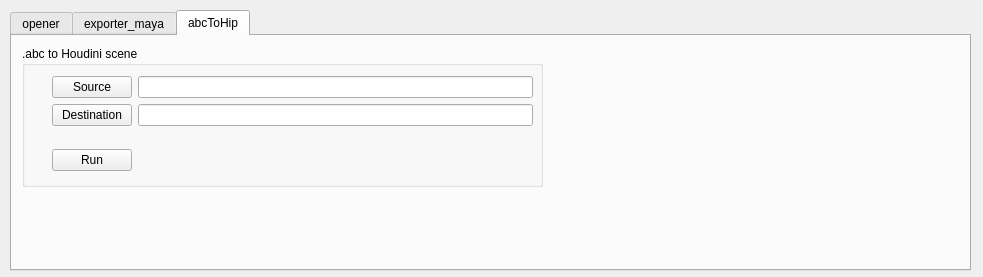
<?xml version="1.0" encoding="UTF-8"?>
<ui version="4.0">
 <class>Dialog</class>
 <widget class="QDialog" name="Dialog">
  <property name="enabled">
   <bool>true</bool>
  </property>
  <property name="geometry">
   <rect>
    <x>0</x>
    <y>0</y>
    <width>983</width>
    <height>277</height>
   </rect>
  </property>
  <property name="windowTitle">
   <string>Dialog</string>
  </property>
  <widget class="QWidget" name="horizontalLayoutWidget_4">
   <property name="geometry">
    <rect>
     <x>10</x>
     <y>10</y>
     <width>961</width>
     <height>261</height>
    </rect>
   </property>
   <layout class="QHBoxLayout" name="horizontalLayout">
    <item>
     <widget class="QTabWidget" name="tabWidget">
      <property name="currentIndex">
       <number>2</number>
      </property>
      <widget class="QWidget" name="tab">
       <attribute name="title">
        <string>opener</string>
       </attribute>
       <widget class="QGroupBox" name="groupBox">
        <property name="geometry">
         <rect>
          <x>10</x>
          <y>10</y>
          <width>391</width>
          <height>171</height>
         </rect>
        </property>
        <property name="title">
         <string>Opener</string>
        </property>
        <widget class="QWidget" name="">
         <property name="geometry">
          <rect>
           <x>20</x>
           <y>40</y>
           <width>341</width>
           <height>101</height>
          </rect>
         </property>
         <layout class="QGridLayout" name="gridLayout_2">
          <item row="2" column="0">
           <widget class="QPushButton" name="btn_openFile">
            <property name="text">
             <string>Open</string>
            </property>
           </widget>
          </item>
          <item row="1" column="0">
           <widget class="QPushButton" name="btn_saveFile">
            <property name="text">
             <string>Save</string>
            </property>
           </widget>
          </item>
         </layout>
        </widget>
       </widget>
      </widget>
      <widget class="QWidget" name="tab_2">
       <attribute name="title">
        <string>exporter_maya</string>
       </attribute>
       <widget class="QGroupBox" name="groupBox_2">
        <property name="geometry">
         <rect>
          <x>10</x>
          <y>10</y>
          <width>901</width>
          <height>221</height>
         </rect>
        </property>
        <property name="title">
         <string>.abc  exporter for Maya</string>
        </property>
        <widget class="QWidget" name="">
         <property name="geometry">
          <rect>
           <x>20</x>
           <y>20</y>
           <width>850</width>
           <height>191</height>
          </rect>
         </property>
         <layout class="QGridLayout" name="gridLayout">
          <item row="5" column="0">
           <widget class="QPushButton" name="btn_abcRunExport">
            <property name="text">
             <string>RunExport</string>
            </property>
           </widget>
          </item>
          <item row="5" column="1">
           <layout class="QHBoxLayout" name="horizontalLayout_5">
            <item>
             <widget class="QLabel" name="label_3">
              <property name="text">
               <string>Root Objects :</string>
              </property>
             </widget>
            </item>
            <item>
             <widget class="QLineEdit" name="tb_abcRootObjects"/>
            </item>
           </layout>
          </item>
          <item row="1" column="1">
           <layout class="QVBoxLayout" name="verticalLayout">
            <item>
             <layout class="QHBoxLayout" name="horizontalLayout_3">
              <item>
               <widget class="QPushButton" name="btn_abcBrowseSceneFile">
                <property name="text">
                 <string>BrowseSceneFile</string>
                </property>
               </widget>
              </item>
              <item>
               <widget class="QLineEdit" name="tb_abcSceneFile"/>
              </item>
             </layout>
            </item>
            <item>
             <layout class="QHBoxLayout" name="horizontalLayout_4">
              <item>
               <widget class="QPushButton" name="btn_abcOutFolder">
                <property name="text">
                 <string>BrowseOutFolder</string>
                </property>
               </widget>
              </item>
              <item>
               <widget class="QLineEdit" name="tb_abcOutFolder"/>
              </item>
             </layout>
            </item>
           </layout>
          </item>
          <item row="2" column="1">
           <layout class="QVBoxLayout" name="verticalLayout_2">
            <item>
             <layout class="QHBoxLayout" name="horizontalLayout_2">
              <item>
               <widget class="QLabel" name="label_4">
                <property name="text">
                 <string>Start Frame :</string>
                </property>
               </widget>
              </item>
              <item>
               <widget class="QSpinBox" name="sb_startFrame">
                <property name="maximum">
                 <number>999999999</number>
                </property>
               </widget>
              </item>
              <item>
               <spacer name="horizontalSpacer">
                <property name="orientation">
                 <enum>Qt::Horizontal</enum>
                </property>
                <property name="sizeHint" stdset="0">
                 <size>
                  <width>40</width>
                  <height>20</height>
                 </size>
                </property>
               </spacer>
              </item>
              <item>
               <widget class="QLabel" name="label_5">
                <property name="text">
                 <string>End Frame :</string>
                </property>
               </widget>
              </item>
              <item>
               <widget class="QSpinBox" name="sb_endFrame">
                <property name="maximum">
                 <number>999999999</number>
                </property>
               </widget>
              </item>
              <item>
               <spacer name="horizontalSpacer_2">
                <property name="orientation">
                 <enum>Qt::Horizontal</enum>
                </property>
                <property name="sizeHint" stdset="0">
                 <size>
                  <width>40</width>
                  <height>20</height>
                 </size>
                </property>
               </spacer>
              </item>
             </layout>
            </item>
            <item>
             <layout class="QHBoxLayout" name="horizontalLayout_6">
              <item>
               <widget class="QCheckBox" name="chb_generateHouScene">
                <property name="text">
                 <string>Generate Houdini Scene</string>
                </property>
               </widget>
              </item>
             </layout>
            </item>
           </layout>
          </item>
         </layout>
        </widget>
       </widget>
      </widget>
      <widget class="QWidget" name="tab_3">
       <attribute name="title">
        <string>abcToHip</string>
       </attribute>
       <widget class="QGroupBox" name="groupBox_3">
        <property name="geometry">
         <rect>
          <x>10</x>
          <y>10</y>
          <width>521</width>
          <height>141</height>
         </rect>
        </property>
        <property name="title">
         <string>.abc to Houdini scene</string>
        </property>
        <widget class="QWidget" name="gridLayoutWidget">
         <property name="geometry">
          <rect>
           <x>30</x>
           <y>30</y>
           <width>481</width>
           <height>95</height>
          </rect>
         </property>
         <layout class="QGridLayout" name="gridLayout_4">
          <item row="1" column="1">
           <layout class="QHBoxLayout" name="horizontalLayout_8">
            <item>
             <widget class="QPushButton" name="btn_abctohou_destinationDir">
              <property name="text">
               <string>Destination</string>
              </property>
             </widget>
            </item>
            <item>
             <widget class="QLineEdit" name="tb_abctohou_destination"/>
            </item>
           </layout>
          </item>
          <item row="2" column="1">
           <spacer name="verticalSpacer">
            <property name="orientation">
             <enum>Qt::Vertical</enum>
            </property>
            <property name="sizeHint" stdset="0">
             <size>
              <width>20</width>
              <height>40</height>
             </size>
            </property>
           </spacer>
          </item>
          <item row="0" column="1">
           <layout class="QHBoxLayout" name="horizontalLayout_7">
            <item>
             <widget class="QPushButton" name="btn_abctohou_sourceDir">
              <property name="text">
               <string>Source</string>
              </property>
             </widget>
            </item>
            <item>
             <widget class="QLineEdit" name="tb_abctohou_source"/>
            </item>
           </layout>
          </item>
          <item row="3" column="1">
           <layout class="QHBoxLayout" name="horizontalLayout_9">
            <item>
             <widget class="QPushButton" name="btn_abctohou_run">
              <property name="text">
               <string>Run</string>
              </property>
             </widget>
            </item>
            <item>
             <spacer name="horizontalSpacer_3">
              <property name="orientation">
               <enum>Qt::Horizontal</enum>
              </property>
              <property name="sizeHint" stdset="0">
               <size>
                <width>40</width>
                <height>20</height>
               </size>
              </property>
             </spacer>
            </item>
           </layout>
          </item>
         </layout>
        </widget>
       </widget>
      </widget>
     </widget>
    </item>
   </layout>
  </widget>
 </widget>
 <resources/>
 <connections/>
</ui>
